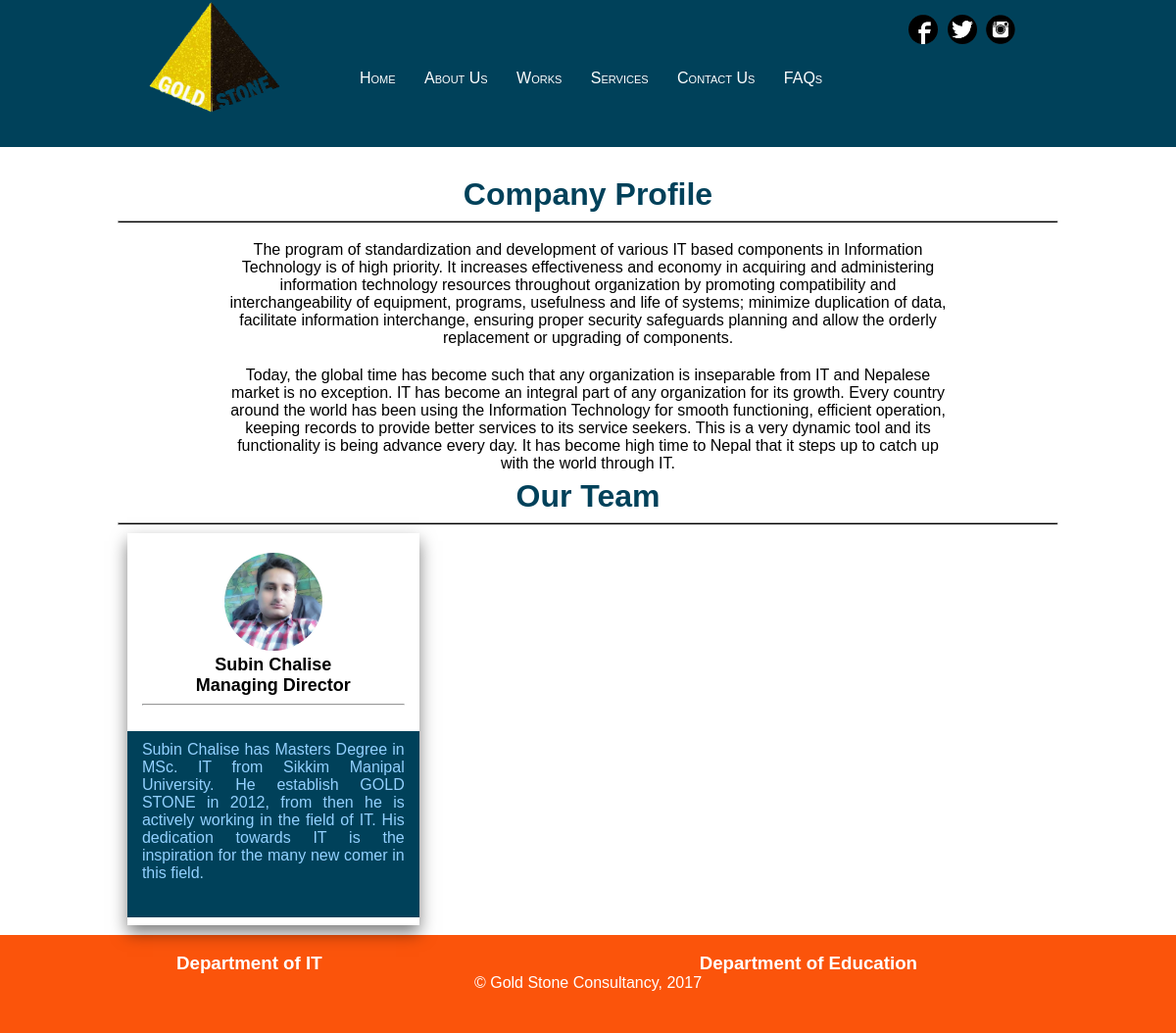
The page /IT/about.php on the database its author committed.
### tables this page shows
CREATE TABLE IF NOT EXISTS `tbl_about` (
  `id` int(11) NOT NULL AUTO_INCREMENT,
  `tid` int(11) NOT NULL,
  `topic` text NOT NULL,
  `detail` text NOT NULL,
  PRIMARY KEY (`id`)
);

CREATE TABLE IF NOT EXISTS `tbl_dev` (
  `id` int(11) NOT NULL AUTO_INCREMENT,
  `name` varchar(255) NOT NULL,
  `post` varchar(255) NOT NULL,
  `img` varchar(255) NOT NULL,
  `msg` text NOT NULL,
  PRIMARY KEY (`id`)
);

### IT/about.php (the view, shortened to what this page needs)
<?php
include '../Includes/connection.php';
$data = mysqli_query($connection, "select * from tbl_about where tid='2'");
?>
<!DOCTYPE html>
<html lang="en">
    <head>
        <?php include '../Includes/link.php'; ?>
        </head>
	<div id="about_company">
	<?php include '../Includes/header.php';
	?>
	<div style="width: 100%; height: 150px;"></div>
<div class="about_company">
<div id="company_profile">
<h1 style="color: #00415a;">Company Profile</h1>
<hr width="100%" size="5px" style="border-radius: 5px;"/>
<?php while($row = mysqli_fetch_array($data)){?>
<p style="width: 80%; margin-left: auto; margin-right: auto; text-align: center;"><?php echo $row['detail']; ?></p>
<?php }?>
</div>
</div>
</div>
	<div id="development-team">
	<br><h1 style="color: #00415a;">Our Team</h1>
	<hr width="100%" size="5px" style="border-radius: 5px;"/>
	<div id="developer">
<?php
	$dev = mysqli_query($connection, "select * from tbl_dev");
	while ($devdetail = mysqli_fetch_array($dev)) {
		?>
		<div class="developer">
	<div id="img"><img src="../Images/<?php echo $devdetail['img'] ?>"/></div>
	<p style="text-align: center; font-size: 18px; font-weight: bold;"><?php echo $devdetail['name'] ?><br><?php echo $devdetail['post']; ?> </p> <hr size="3px;" width="90%" style="margin-right: auto; margin-left: auto; border-radius: 2px; background: #00415a;"><br>
	<div style="width: 100%; height: 190px; background: #00415a; padding-top: 10px; color: #93d1ff; margin: 0px;"><p><?php echo $devdetail['msg']; ?></p>
	</div>
	</div>
		<?php
	}
	 ?>
	</div>
	</div>
	<div id="last_main_content">
<div id="footer">
<?php include '../Includes/footer.php'; ?>
</div>
</div>
	</body>
	</html>

### Style/style.css (style rules this page uses)
html { font-family: Baumans; -ms-text-size-adjust: 100%; -webkit-text-size-adjust: 100%; }
body,div,p,h1,h2,h3, h4, h5 { margin: 0px; }
#last_main_content { clear: both; height: 100px; width: 100%; background-color: #FB540B !important; }
#footer { color: #fff; width: 70%; margin-left: auto; margin-right: auto; }
#development-team { display: block; width: 80%; height: auto; margin-right: auto; margin-left: auto; text-align: center; margin-bottom: 10px; margin-top: 20px; }
#developer { display: block; height: 400px; width: 100%; margin: 0px auto; }
#developer p { clear: both; text-align: justify; }
.developer { float: left; width: 31%; margin: 0px 10px 0px 10px; height: 100%; background:none !important; box-shadow: 0px 8px 16px 0px rgba(0, 0, 0, 0.5); }
#developer #img { padding: 0px 5px 0px 5px; margin-top: 20px; clear: both; width: 100%; float: left; }
#developer #img img { width: 100px; height: 100px; border-radius: 100%; }
#developer p { width: 90%; margin-left: auto; margin-right: auto; }
#about_company { background: none; background-size: cover; width: 100%; height: 450px; }
#about_company .about_company { width: 80%; margin-left: auto; margin-right: auto; height: 100%; }
#about_company .about_company h1 { color: #000; }
hr { background: #000; }
.about_company #company_profile { text-align: center; padding-top: 30px; color: #000; width: 100%; height: 70%; background: none; float: left; }
#company_profile p { margin-left: 10px; color: #000; padding: 10px; }

### Style/style-edu.css (style rules this page uses)
html { font-family: Arial; -ms-text-size-adjust: 100%; -webkit-text-size-adjust: 100%; }
body,div,p,h1,h2,h3, h4, h5, a { margin: 0px; }
* { box-sizing: border-box; }
#company_profile p { margin-left: 10px; color: #000; text-align: justify; }

### rows shown on the page
tbl_about: detail "The program of standardization and development of various IT based components in Information Technology is of high priority. It increases effectiveness and economy in acquiring and administering information technology resources throughout organization by promoting compatibility and interchangeability of equipment, programs, usefulness and life of systems; minimize duplication of data, facilitate information interchange, ensuring proper security safeguards planning and allow the orderly replacement or upgrading of components."
tbl_about: detail "Today, the global time has become such that any organization is inseparable from IT and Nepalese market is no exception. IT has become an integral part of any organization for its growth. Every country around the world has been using the Information Technology for smooth functioning, efficient operation, keeping records to provide better services to its service seekers. This is a very dynamic tool and its functionality is being advance every day. It has become high time to Nepal that it steps up to catch up with the world through IT."
tbl_dev: img (picture), name "Subin Chalise", post "Managing Director", msg "Subin Chalise has Masters Degree in MSc. IT from Sikkim Manipal University. He establish GOLD STONE in 2012, from then he is actively working in the field of IT. His dedication towards IT is the inspiration for the many new comer in this field."
